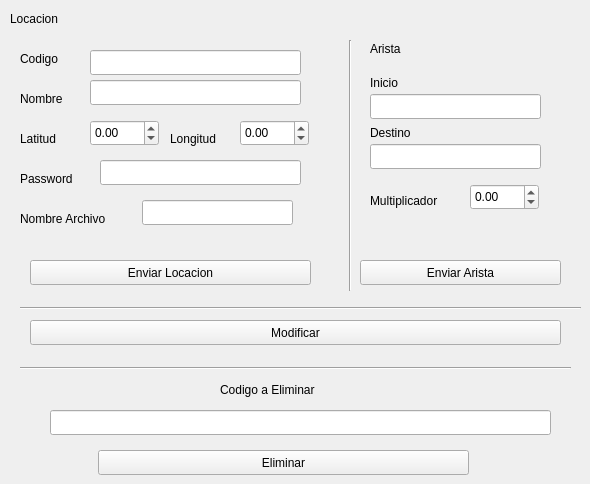
    <widget class="QWidget" name="page">
     <widget class="QLabel" name="label">
      <property name="geometry">
       <rect>
        <x>10</x>
        <y>10</y>
        <width>67</width>
        <height>17</height>
       </rect>
      </property>
      <property name="text">
       <string>Locacion</string>
      </property>
     </widget>
     <widget class="QLabel" name="label_23">
      <property name="geometry">
       <rect>
        <x>20</x>
        <y>90</y>
        <width>67</width>
        <height>17</height>
       </rect>
      </property>
      <property name="text">
       <string>Nombre</string>
      </property>
     </widget>
     <widget class="QLabel" name="label_38">
      <property name="geometry">
       <rect>
        <x>20</x>
        <y>50</y>
        <width>67</width>
        <height>17</height>
       </rect>
      </property>
      <property name="text">
       <string>Codigo</string>
      </property>
     </widget>
     <widget class="QLineEdit" name="codigo_locacion">
      <property name="geometry">
       <rect>
        <x>90</x>
        <y>50</y>
        <width>211</width>
        <height>25</height>
       </rect>
      </property>
     </widget>
     <widget class="QLineEdit" name="nombre_latitud">
      <property name="geometry">
       <rect>
        <x>90</x>
        <y>80</y>
        <width>211</width>
        <height>25</height>
       </rect>
      </property>
     </widget>
     <widget class="QLabel" name="label_39">
      <property name="geometry">
       <rect>
        <x>20</x>
        <y>130</y>
        <width>67</width>
        <height>17</height>
       </rect>
      </property>
      <property name="text">
       <string>Latitud</string>
      </property>
     </widget>
     <widget class="QDoubleSpinBox" name="latitud_locacion">
      <property name="geometry">
       <rect>
        <x>90</x>
        <y>120</y>
        <width>69</width>
        <height>26</height>
       </rect>
      </property>
      <property name="minimum">
       <double>-335.990000000000009</double>
      </property>
      <property name="maximum">
       <double>205.990000000000009</double>
      </property>
      <property name="value">
       <double>0.000000000000000</double>
      </property>
     </widget>
     <widget class="QLabel" name="label_40">
      <property name="geometry">
       <rect>
        <x>170</x>
        <y>130</y>
        <width>67</width>
        <height>17</height>
       </rect>
      </property>
      <property name="text">
       <string>Longitud</string>
      </property>
     </widget>
     <widget class="QDoubleSpinBox" name="longitud_locacion">
      <property name="geometry">
       <rect>
        <x>240</x>
        <y>120</y>
        <width>69</width>
        <height>26</height>
       </rect>
      </property>
      <property name="minimum">
       <double>-335.990000000000009</double>
      </property>
      <property name="maximum">
       <double>205.990000000000009</double>
      </property>
      <property name="value">
       <double>0.000000000000000</double>
      </property>
     </widget>
     <widget class="QLabel" name="label_41">
      <property name="geometry">
       <rect>
        <x>20</x>
        <y>170</y>
        <width>67</width>
        <height>17</height>
       </rect>
      </property>
      <property name="text">
       <string>Password</string>
      </property>
     </widget>
     <widget class="QLineEdit" name="pass_locacion">
      <property name="geometry">
       <rect>
        <x>100</x>
        <y>160</y>
        <width>201</width>
        <height>25</height>
       </rect>
      </property>
     </widget>
     <widget class="QLabel" name="label_42">
      <property name="geometry">
       <rect>
        <x>20</x>
        <y>210</y>
        <width>141</width>
        <height>17</height>
       </rect>
      </property>
      <property name="text">
       <string>Nombre Archivo</string>
      </property>
     </widget>
     <widget class="QLineEdit" name="archivo_locacion">
      <property name="geometry">
       <rect>
        <x>142</x>
        <y>200</y>
        <width>151</width>
        <height>25</height>
       </rect>
      </property>
     </widget>
     <widget class="Line" name="line_3">
      <property name="geometry">
       <rect>
        <x>340</x>
        <y>40</y>
        <width>20</width>
        <height>251</height>
       </rect>
      </property>
      <property name="orientation">
       <enum>Qt::Vertical</enum>
      </property>
     </widget>
     <widget class="QLabel" name="label_43">
      <property name="geometry">
       <rect>
        <x>370</x>
        <y>40</y>
        <width>67</width>
        <height>17</height>
       </rect>
      </property>
      <property name="text">
       <string>Arista</string>
      </property>
     </widget>
     <widget class="QLabel" name="label_44">
      <property name="geometry">
       <rect>
        <x>370</x>
        <y>124</y>
        <width>67</width>
        <height>17</height>
       </rect>
      </property>
      <property name="text">
       <string>Destino</string>
      </property>
     </widget>
     <widget class="QLineEdit" name="destino_arista">
      <property name="geometry">
       <rect>
        <x>370</x>
        <y>144</y>
        <width>171</width>
        <height>25</height>
       </rect>
      </property>
     </widget>
     <widget class="QLabel" name="label_45">
      <property name="geometry">
       <rect>
        <x>370</x>
        <y>190</y>
        <width>101</width>
        <height>21</height>
       </rect>
      </property>
      <property name="text">
       <string>Multiplicador</string>
      </property>
     </widget>
     <widget class="QDoubleSpinBox" name="multiplicador_arista">
      <property name="geometry">
       <rect>
        <x>470</x>
        <y>184</y>
        <width>69</width>
        <height>26</height>
       </rect>
      </property>
      <property name="minimum">
       <double>-335.990000000000009</double>
      </property>
      <property name="maximum">
       <double>205.990000000000009</double>
      </property>
      <property name="value">
       <double>0.000000000000000</double>
      </property>
     </widget>
     <widget class="QLabel" name="label_46">
      <property name="geometry">
       <rect>
        <x>370</x>
        <y>74</y>
        <width>67</width>
        <height>17</height>
       </rect>
      </property>
      <property name="text">
       <string>Inicio</string>
      </property>
     </widget>
     <widget class="QLineEdit" name="inicio_arista">
      <property name="geometry">
       <rect>
        <x>370</x>
        <y>94</y>
        <width>171</width>
        <height>25</height>
       </rect>
      </property>
     </widget>
     <widget class="QPushButton" name="pushButton_28">
      <property name="geometry">
       <rect>
        <x>30</x>
        <y>260</y>
        <width>281</width>
        <height>25</height>
       </rect>
      </property>
      <property name="text">
       <string>Enviar Locacion</string>
      </property>
     </widget>
     <widget class="QPushButton" name="pushButton_29">
      <property name="geometry">
       <rect>
        <x>360</x>
        <y>260</y>
        <width>201</width>
        <height>25</height>
       </rect>
      </property>
      <property name="text">
       <string>Enviar Arista</string>
      </property>
     </widget>
     <widget class="Line" name="line_4">
      <property name="geometry">
       <rect>
        <x>20</x>
        <y>300</y>
        <width>561</width>
        <height>16</height>
       </rect>
      </property>
      <property name="orientation">
       <enum>Qt::Horizontal</enum>
      </property>
     </widget>
     <widget class="QPushButton" name="pushButton_30">
      <property name="geometry">
       <rect>
        <x>30</x>
        <y>320</y>
        <width>531</width>
        <height>25</height>
       </rect>
      </property>
      <property name="text">
       <string>Modificar</string>
      </property>
     </widget>
     <widget class="Line" name="line_5">
      <property name="geometry">
       <rect>
        <x>20</x>
        <y>360</y>
        <width>551</width>
        <height>16</height>
       </rect>
      </property>
      <property name="orientation">
       <enum>Qt::Horizontal</enum>
      </property>
     </widget>
     <widget class="QLabel" name="label_47">
      <property name="geometry">
       <rect>
        <x>220</x>
        <y>380</y>
        <width>181</width>
        <height>20</height>
       </rect>
      </property>
      <property name="text">
       <string>Codigo a Eliminar</string>
      </property>
     </widget>
     <widget class="QLineEdit" name="eliminar_localidad">
      <property name="geometry">
       <rect>
        <x>50</x>
        <y>410</y>
        <width>501</width>
        <height>25</height>
       </rect>
      </property>
     </widget>
     <widget class="QPushButton" name="pushButton_31">
      <property name="geometry">
       <rect>
        <x>98</x>
        <y>450</y>
        <width>371</width>
        <height>25</height>
       </rect>
      </property>
      <property name="text">
       <string>Eliminar</string>
      </property>
     </widget>
    </widget>
